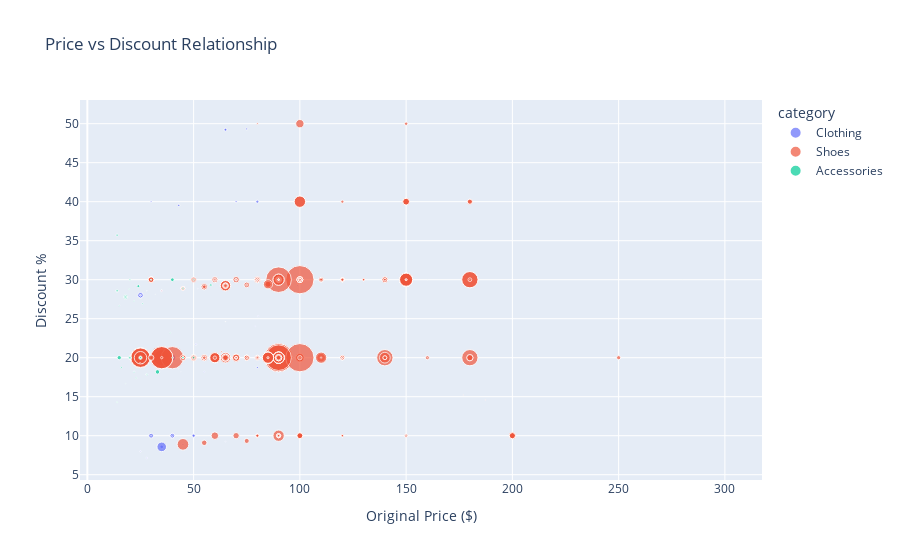

Notebook code for this chart:
### Markdown cell above
## Discount Analysis

Now that we have complete price data, we'll calculate discount percentages to understand Adidas' pricing strategy and identify patterns between original prices, selling prices, and product categories.

### Code cell
# Calculate discount percentage
df['discount_percentage'] = ((df['original_price_numeric'] - df['selling_price']) / 
                            df['original_price_numeric'] * 100).round(2)

# Basic statistics on the new column
print("Discount Statistics:")
print(f"Average discount: {df['discount_percentage'].mean():.2f}%")
print(f"Median discount: {df['discount_percentage'].median():.2f}%")
print(f"Max discount: {df['discount_percentage'].max():.2f}%")
print(f"Min discount: {df['discount_percentage'].min():.2f}%")

# Price vs Discount scatter plot
import plotly.express as px

fig_scatter = px.scatter(df, x='original_price_numeric', y='discount_percentage', 
                        color='category', size='reviews_count',
                        title='Price vs Discount Relationship',
                        labels={'original_price_numeric': 'Original Price ($)', 
                               'discount_percentage': 'Discount %'},
                        hover_data=['name'])
fig_scatter.update_layout(height=600)
fig_scatter.show()

### Figure 1 — Plotly figure (JSON) as saved in the notebook; plotly's stock layout.template omitted (floating-point values rounded to 4 significant figures; data arrays with more than 128 entries replaced by an {"elided": "..."} marker saying what was removed)
{"data": [{"customdata": {"elided": "337x1 str values"}, "hovertemplate": "category=Clothing<br>Original Price ($)=%{x}<br>Discount %=%{y}<br>reviews_count=%{marker.size}<br>name=%{customdata[0]}<extra></extra>", "legendgroup": "Clothing", "marker": {"color": "#636efa", "size": {"elided": "337 int values"}, "sizemode": "area", "sizeref": 29.38, "symbol": "circle"}, "mode": "markers", "name": "Clothing", "orientation": "v", "showlegend": true, "type": "scatter", "x": {"elided": "337 float values"}, "xaxis": "x", "y": {"elided": "337 float values"}, "yaxis": "y"}, {"customdata": {"elided": "426x1 str values"}, "hovertemplate": "category=Shoes<br>Original Price ($)=%{x}<br>Discount %=%{y}<br>reviews_count=%{marker.size}<br>name=%{customdata[0]}<extra></extra>", "legendgroup": "Shoes", "marker": {"color": "#EF553B", "size": {"elided": "426 int values"}, "sizemode": "area", "sizeref": 29.38, "symbol": "circle"}, "mode": "markers", "name": "Shoes", "orientation": "v", "showlegend": true, "type": "scatter", "x": {"elided": "426 float values"}, "xaxis": "x", "y": {"elided": "426 float values"}, "yaxis": "y"}, {"customdata": [["Athletic Cushioned Crew Socks 6 Pairs"], ["Cushioned Mid-Crew Socks 2 Pairs"], ["Tour Camo-Print Hat"], ["Conext 21 Mini Ball"], ["3-Stripes Low Cut Socks 3 Pairs"], ["Ultralight Allover Graphic Crew Performance Socks"], ["4ATHLTS ID Duffel Bag Small"], ["Running Ultralight Crew Performance Socks"], ["Running Ultralight Crew Performance Socks"], ["Finale 21 20th Anniversary UCL Mini Ball"], ["Fold-Cuff Crew Socks 3 Pairs"], ["Fold-Cuff Crew Socks 3 Pairs"], ["Classic Waist Bag"], ["Waist Bag"], ["Vintage Airliner Luxe Shopper Bag"], ["Santiago Lunch Bag"], ["Waist Bag"], ["Santiago Lunch Bag"], ["Adicolor Snap Case iPhone X"], ["Adicolor Snap Case iPhone X"], ["Classic Next Generation Athlete Backpack"], ["Real Madrid Scarf"], ["Sport Duffel Bag"], ["Classic Next Generation Athlete Backpack"], ["Classic Superlite Super-No-Show Socks 6 Pairs"], ["Trefoil Superlite Super-No-Show Socks 6 Pairs"], ["Superlite Super-No-Show Socks 6 Pairs"], ["Superlite Super-No-Show Socks 6 Pairs"], ["Trefoil Backpack"], ["Sport Waist Pack"], ["Trefoil Backpack"], ["Superlite Low-Cut Socks 6 Pairs"], ["Superlite Super-No-Show Socks 6 Pairs"], ["Colorwash No-Show Socks 3 Pairs"], ["Sport Stripe High Quarter Socks 3 Pairs"], ["3-Stripes Crew Socks 3 Pairs"], ["Essentials Backpack"], ["Trefoil Backpack"], ["Essentials Backpack"], ["Essentials Backpack"], ["Adicolor Backpack"], ["R.Y.V. Baseball Cap"], ["Adicolor Collegiate Baseball Cap"], ["Adicolor Collegiate Baseball Cap"], ["Team Speed Soccer OTC Socks"], ["Team Speed Soccer OTC Socks"], ["Team Speed Soccer OTC Socks"], ["Team Speed Soccer OTC Socks"], ["Team Speed Soccer OTC Socks"], ["Adicolor Branded Webbing Waist Bag"], ["Team Speed Soccer OTC Socks"], ["Linear Superlite Super-No-Show Socks 6 Pairs"], ["Creator Backpack"], ["Superlite UB21 Tabbed No-Show Socks 2 Pairs"], ["Blue Version Luxe Backpack"], ["4ATHLTS Backpack"], ["Tiro Primegreen Bottom Compartment Duffel Bag Medium"], ["Superlite No-Show Socks 6 Pairs"], ["Marble Wash Mini Hat"], ["Small Crossbody Bag"], ["Superlite Hat"], ["4CMTE Four Panel RAIN.RDY Running Training Cycling Cap"], ["Linear Superlite Super-No-Show Socks 6 Pairs"], ["Santiago Lunch Bag"], ["Relaxed Camo Trefoil Hat"], ["Santiago Lunch Bag"], ["Santiago Lunch Bag"], ["Originals Sunglasses OR0013"], ["Santiago Lunch Bag"], ["Santiago Lunch Bag"], ["Classic Superlite No-Show Socks 6 Pairs"], ["Cushioned Angle Stripe Low-Cut Socks 6 Pairs"], ["Relaxed Marble Wash Hat"], ["Originals Sunglasses OR0032"], ["Cushioned X Mid-Crew Socks 3 Pairs"], ["Relaxed Marble Wash Hat"], ["VFA Backpack"], ["Originals Sunglasses OR0032"], ["R.Y.V. Sling Pack"], ["adidas Adventure Ball Cap"], ["R.Y.V. Toploader Backpack"], ["Jacquard Trefoil Crew Socks 2 Pairs"]], "hovertemplate": "category=Accessories<br>Original Price ($)=%{x}<br>Discount %=%{y}<br>reviews_count=%{marker.size}<br>name=%{customdata[0]}<extra></extra>", "legendgroup": "Accessories", "marker": {"color": "#00cc96", "size": [5, 21, 19, 10, 6, 62, 14, 273, 273, 60, 76, 76, 1, 29, 132, 51, 7, 51, 12, 12, 28, 5, 3, 28, 76, 154, 68, 68, 59, 176, 59, 18, 68, 17, 5, 2, 64, 59, 64, 64, 298, 34, 15, 15, 45, 45, 45, 45, 45, 48, 45, 55, 33, 15, 1, 206, 38, 120, 2, 7, 126, 25, 6, 51, 4, 51, 51, 3, 51, 51, 34, 41, 2, 2, 5, 2, 76, 2, 9, 2, 7, 9], "sizemode": "area", "sizeref": 29.38, "symbol": "circle"}, "mode": "markers", "name": "Accessories", "orientation": "v", "showlegend": true, "type": "scatter", "x": [24.8, 19.66, 39.05, 14, 14, 18, 40, 15, 18, 14, 14, 14, 20, 23, 58, 25, 45, 25, 30, 30, 50, 22, 50, 50, 20, 20, 20, 20, 45, 25, 45, 20, 20, 15, 16, 14, 45, 45, 45, 45, 33, 26, 22, 22, 18, 18, 18, 18, 18, 28, 18, 20, 40, 14, 280, 40, 45, 20, 28, 25, 24, 30, 20, 25, 26, 25, 25, 100, 25, 25, 20, 16, 28, 160, 18, 28, 50, 160, 58, 32, 90, 14], "xaxis": "x", "y": [19.35, 28.79, 23.18, 28.57, 28.57, 27.78, 30, 20, 27.78, 28.57, 28.57, 35.71, 20, 17.39, 29.31, 20, 28.89, 20, 30, 30, 30, 18.18, 20, 30, 20, 20, 20, 20, 20, 20, 20, 20, 20, 26.67, 18.75, 14.29, 28.89, 20, 20, 20, 18.18, 26.92, 18.18, 27.27, 27.78, 27.78, 27.78, 27.78, 27.78, 17.86, 27.78, 30, 20, 14.29, 30, 30, 28.89, 20, 28.57, 20, 29.17, 30, 30, 20, 19.23, 20, 20, 30, 20, 20, 20, 18.75, 17.86, 30, 16.67, 17.86, 20, 30, 29.31, 28.12, 30, 14.29], "yaxis": "y"}], "layout": {"autosize": true, "legend": {"itemsizing": "constant", "title": {"text": "category"}, "tracegroupgap": 0}, "title": {"text": "Price vs Discount Relationship"}, "xaxis": {"anchor": "y", "autorange": true, "domain": [0, 1], "range": [-3.437, 317.4], "title": {"text": "Original Price ($)"}, "type": "linear"}, "yaxis": {"anchor": "x", "autorange": true, "domain": [0, 1], "range": [4.362, 52.97], "title": {"text": "Discount %"}, "type": "linear"}}}
